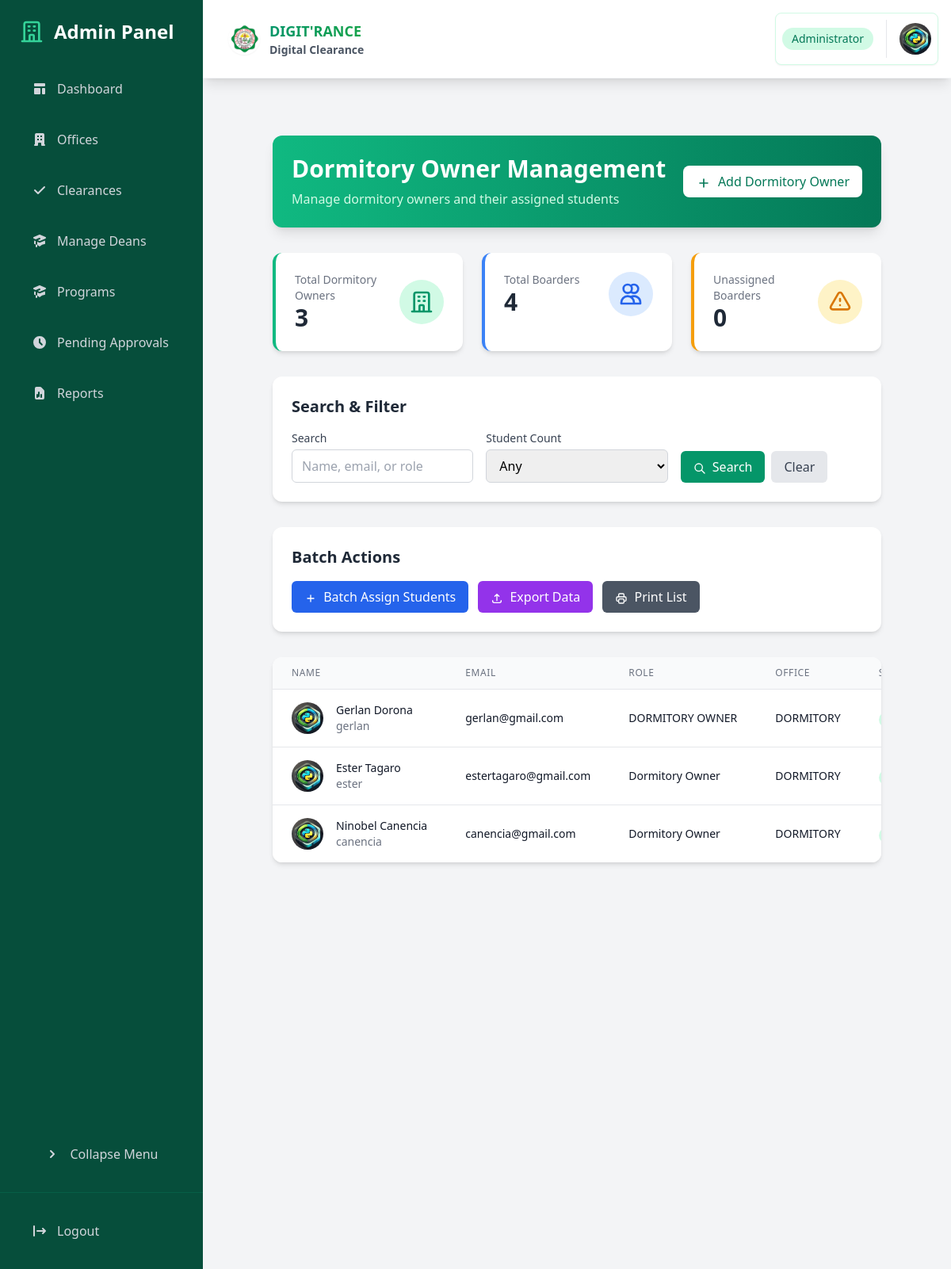
The page /dashboard/admin/dormitory-owners/ (signed in) on the database its author committed.
### core/models.py (models this page shows, shortened)
class Staff(models.Model):
    user = models.OneToOneField(User, on_delete=models.CASCADE)
    office = models.ForeignKey(Office, on_delete=models.CASCADE, related_name='staff')
    role = models.CharField(max_length=100)
    is_dormitory_owner = models.BooleanField(default=False)
    boarding_house_address = models.TextField(verbose_name="Boarding House Address", null=True, blank=True)
    profile_picture = models.ImageField(upload_to='staff_profiles/', null=True, blank=True)
    def get_profile_picture_url(self):
        return self.profile_picture.url if self.profile_picture else static('img/default-profile.png')
    def get_full_name(self):
        return self.user.get_full_name()

class Office(models.Model):
    OFFICE_TYPES = [
        ('SET', 'SET'),
        ('STE', 'STE'),
        ('SOCJE', 'SOCJE'),
        ('SAFES', 'SAFES'),
        ('SSB SET', 'SSB SET'),
        ('SSB STE', 'SSB STE'),
        ('SSB SOCJE', 'SSB SOCJE'),
        ('SSB SAFES', 'SSB SAFES'),
        ('OTHER', 'OTHER'),
    ]
    name = models.CharField(max_length=255, unique=True)
    office_type = models.CharField(max_length=50, choices=OFFICE_TYPES, default='OTHER')
    affiliated_dean = models.ForeignKey(Dean, on_delete=models.SET_NULL, null=True, blank=True)
    description = models.TextField(blank=True, null=True)
    location = models.CharField(max_length=255, blank=True, null=True)
    contact_number = models.CharField(max_length=50, blank=True, null=True)
    email = models.EmailField(blank=True, null=True)
    created_at = models.DateTimeField(auto_now_add=True)

### core/views.py (the view, shortened to what this page needs)
# urls.py: path('dashboard/admin/dormitory-owners/', views.admin_dormitory_owners, name='admin_dormitory_owners'),
@login_required
@user_passes_test(lambda u: u.is_superuser)
def admin_dormitory_owners(request):
    dormitory_owners = Staff.objects.filter(is_dormitory_owner=True).select_related('user', 'office')
    for owner in dormitory_owners:
        owner.student_count = Student.objects.filter(dormitory_owner=owner).count()
    return render(request, 'admin/dormitory_owners.html', {
        'dormitory_owners': dormitory_owners,
        'total_boarders': Student.objects.filter(is_boarder=True).count(),
        'total_dormitory_owners': dormitory_owners.count(),
        'unassigned_boarders': Student.objects.filter(is_boarder=True, dormitory_owner=None).count()
    })

### core/models.py (called while the page is built)
    def get_profile_picture_url(self):
        return self.profile_picture.url if self.profile_picture else static('img/default-profile.png')

### templates/admin/dormitory_owners.html (shortened to what this page needs)
{% extends 'admin/base_admin.html' %}
{% block admin_content %}
<div class="p-6 space-y-8">
    <div class="mb-8 bg-gradient-to-r from-emerald-500 to-emerald-700 p-6 rounded-xl shadow-lg text-white">
        <div class="flex justify-between items-center">
            <div>
                <h1 class="text-3xl font-bold">Dormitory Owner Management</h1>
                <p class="mt-2 text-emerald-100">Manage dormitory owners and their assigned students</p>
            </div>
            <button onclick="openAddModal()"
                    class="px-4 py-2 bg-white text-emerald-700 rounded-lg hover:bg-emerald-50 transition-colors duration-200 font-medium shadow-sm">
                <svg class="w-5 h-5 inline-block mr-1" fill="none" stroke="currentColor" viewBox="0 0 24 24">
                    <path stroke-linecap="round" stroke-linejoin="round" stroke-width="2" d="M12 6v6m0 0v6m0-6h6m-6 0H6"/>
                </svg>
                Add Dormitory Owner
            </button>
        </div>
    </div>
    {% include 'components/dormitory_owners/stats_cards.html' %}
    <div class="bg-white rounded-xl shadow-md p-6 mb-8">
        <h2 class="text-xl font-semibold text-gray-800 mb-4">Search & Filter</h2>
        <form id="searchForm" class="grid grid-cols-1 md:grid-cols-3 gap-4" method="GET">
            <div>
                <label for="search" class="block text-sm font-medium text-gray-700 mb-1">Search</label>
                <input type="text" id="search" name="search" value="{{ request.GET.search }}"
                       placeholder="Name, email, or role"
                       class="w-full px-3 py-2 border border-gray-300 rounded-md focus:outline-none focus:ring-emerald-500 focus:border-emerald-500">
            </div>
            <div>
                <label for="student_count" class="block text-sm font-medium text-gray-700 mb-1">Student Count</label>
                <select id="student_count" name="student_count" class="w-full px-3 py-2 border border-gray-300 rounded-md focus:outline-none focus:ring-emerald-500 focus:border-emerald-500">
                    <option value="">Any</option>
                </select>
            </div>
            <div class="flex items-end">
                <button type="submit" class="px-4 py-2 bg-emerald-600 text-white rounded-md hover:bg-emerald-700 focus:outline-none focus:ring-2 focus:ring-emerald-500 mr-2">
                    <svg class="w-4 h-4 inline-block mr-1" fill="none" stroke="currentColor" viewBox="0 0 24 24">
                        <path stroke-linecap="round" stroke-linejoin="round" stroke-width="2" d="M21 21l-6-6m2-5a7 7 0 11-14 0 7 7 0 0114 0z"/>
                    </svg>
                    Search
                </button>
                <a href="{% url 'admin_dormitory_owners' %}" class="px-4 py-2 bg-gray-200 text-gray-700 rounded-md hover:bg-gray-300 focus:outline-none focus:ring-2 focus:ring-gray-500">
                    Clear
                </a>
            </div>
        </form>
    </div>
    <div class="bg-white rounded-xl shadow-md p-6 mb-8">
        <h2 class="text-xl font-semibold text-gray-800 mb-4">Batch Actions</h2>
        <div class="flex flex-wrap gap-3">
            <button onclick="openBatchAssignModal()" class="px-4 py-2 bg-blue-600 text-white rounded-md hover:bg-blue-700 focus:outline-none focus:ring-2 focus:ring-blue-500">
                <svg class="w-4 h-4 inline-block mr-1" fill="none" stroke="currentColor" viewBox="0 0 24 24">
                    <path stroke-linecap="round" stroke-linejoin="round" stroke-width="2" d="M12 6v6m0 0v6m0-6h6m-6 0H6"/>
                </svg>
                Batch Assign Students
            </button>
            <button onclick="openBatchExportModal()" class="px-4 py-2 bg-purple-600 text-white rounded-md hover:bg-purple-700 focus:outline-none focus:ring-2 focus:ring-purple-500">
                <svg class="w-4 h-4 inline-block mr-1" fill="none" stroke="currentColor" viewBox="0 0 24 24">
                    <path stroke-linecap="round" stroke-linejoin="round" stroke-width="2" d="M4 16v1a3 3 0 003 3h10a3 3 0 003-3v-1m-4-8l-4-4m0 0L8 8m4-4v12"/>
                </svg>
                Export Data
            </button>
            <button onclick="printDormitoryOwnersList()" class="px-4 py-2 bg-gray-600 text-white rounded-md hover:bg-gray-700 focus:outline-none focus:ring-2 focus:ring-gray-500">
                Print List
            </button>
        </div>
    </div>
    {% include 'components/dormitory_owners/owners_list.html' %}
</div>
{% endblock %}

### templates/components/dormitory_owners/owners_list.html (shortened to what this page needs)
<div class="bg-white rounded-xl shadow-md overflow-hidden">
    {% if dormitory_owners %}
    <div class="overflow-x-auto">
        <table class="min-w-full divide-y divide-gray-200">
            <thead class="bg-gray-50">
                <tr>
                    <th scope="col" class="px-6 py-3 text-left text-xs font-medium text-gray-500 uppercase tracking-wider">Name</th>
                    <th scope="col" class="px-6 py-3 text-left text-xs font-medium text-gray-500 uppercase tracking-wider">Email</th>
                    <th scope="col" class="px-6 py-3 text-left text-xs font-medium text-gray-500 uppercase tracking-wider">Role</th>
                    <th scope="col" class="px-6 py-3 text-left text-xs font-medium text-gray-500 uppercase tracking-wider">Office</th>
                    <th scope="col" class="px-6 py-3 text-left text-xs font-medium text-gray-500 uppercase tracking-wider">Students</th>
                </tr>
            </thead>
            <tbody class="bg-white divide-y divide-gray-200">
                {% for owner in dormitory_owners %}
                <tr class="hover:bg-gray-50">
                    <td class="px-6 py-4 whitespace-nowrap">
                        <div class="flex items-center">
                            <div class="flex-shrink-0 h-10 w-10">
                                <img class="h-10 w-10 rounded-full object-cover" src="{{ owner.get_profile_picture_url }}" alt="{{ owner.get_full_name }}">
                            </div>
                            <div class="ml-4">
                                <div class="text-sm font-medium text-gray-900">{{ owner.get_full_name }}</div>
                                <div class="text-sm text-gray-500">{{ owner.user.username }}</div>
                            </div>
                        </div>
                    </td>
                    <td class="px-6 py-4 whitespace-nowrap">
                        <div class="text-sm text-gray-900">{{ owner.user.email }}</div>
                    </td>
                    <td class="px-6 py-4 whitespace-nowrap">
                        <div class="text-sm text-gray-900">{{ owner.role }}</div>
                    </td>
                    <td class="px-6 py-4 whitespace-nowrap">
                        <div class="text-sm text-gray-900">{{ owner.office.name }}</div>
                    </td>
                    <td class="px-6 py-4 whitespace-nowrap">
                        <span class="px-2 inline-flex text-xs leading-5 font-semibold rounded-full bg-emerald-100 text-emerald-800">
                        </span>
                    </td>
                </tr>
                {% endfor %}
            </tbody>
        </table>
    </div>
    {% else %}
    <div class="p-6 text-center">
        <p class="text-gray-500">No dormitory owners found. Click "Add Dormitory Owner" to create one.</p>
    </div>
    {% endif %}
</div>

### rows shown on the page
Staff: get_full_name "Gerlan Dorona", user.username "gerlan", user.email "gerlan@gmail.com", role "DORMITORY OWNER", office.name "DORMITORY"
Staff: get_full_name "Ester Tagaro", user.username "ester", user.email "estertagaro@gmail.com", role "Dormitory Owner", office.name "DORMITORY"
Staff: get_full_name "Ninobel Canencia", user.username "canencia", user.email "canencia@gmail.com", role "Dormitory Owner", office.name "DORMITORY"

### other values the page prints
{{ total_dormitory_owners }} "3"
{{ total_boarders }} "4"
{{ unassigned_boarders }} "0"
